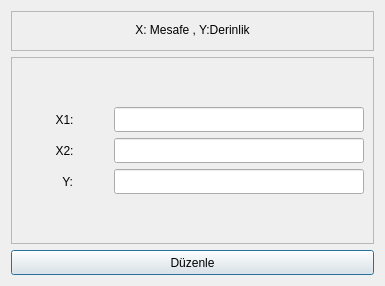
<?xml version="1.0" encoding="UTF-8"?>
<ui version="4.0">
 <class>EditRegion</class>
 <widget class="QDialog" name="EditRegion">
  <property name="geometry">
   <rect>
    <x>0</x>
    <y>0</y>
    <width>385</width>
    <height>286</height>
   </rect>
  </property>
  <property name="windowTitle">
   <string>Dialog</string>
  </property>
  <layout class="QGridLayout" name="gridLayout_3">
   <item row="0" column="0">
    <layout class="QVBoxLayout" name="verticalLayout_3">
     <item>
      <widget class="QFrame" name="frame">
       <property name="minimumSize">
        <size>
         <width>241</width>
         <height>37</height>
        </size>
       </property>
       <property name="maximumSize">
        <size>
         <width>16777215</width>
         <height>40</height>
        </size>
       </property>
       <property name="frameShape">
        <enum>QFrame::StyledPanel</enum>
       </property>
       <property name="frameShadow">
        <enum>QFrame::Raised</enum>
       </property>
       <layout class="QGridLayout" name="gridLayout">
        <item row="0" column="0">
         <widget class="QLabel" name="label_5">
          <property name="minimumSize">
           <size>
            <width>0</width>
            <height>0</height>
           </size>
          </property>
          <property name="maximumSize">
           <size>
            <width>16777215</width>
            <height>17</height>
           </size>
          </property>
          <property name="text">
           <string>&lt;html&gt;&lt;head/&gt;&lt;body&gt;&lt;p align=&quot;center&quot;&gt;X: Mesafe , Y:Derinlik&lt;/p&gt;&lt;/body&gt;&lt;/html&gt;</string>
          </property>
         </widget>
        </item>
       </layout>
      </widget>
     </item>
     <item>
      <widget class="QFrame" name="frame_2">
       <property name="frameShape">
        <enum>QFrame::StyledPanel</enum>
       </property>
       <property name="frameShadow">
        <enum>QFrame::Raised</enum>
       </property>
       <layout class="QGridLayout" name="gridLayout_2">
        <item row="0" column="0">
         <layout class="QHBoxLayout" name="horizontalLayout">
          <item>
           <layout class="QVBoxLayout" name="verticalLayout">
            <item>
             <widget class="QLabel" name="label_X1">
              <property name="minimumSize">
               <size>
                <width>87</width>
                <height>25</height>
               </size>
              </property>
              <property name="text">
               <string>X1:</string>
              </property>
              <property name="alignment">
               <set>Qt::AlignCenter</set>
              </property>
              <property name="buddy">
               <cstring>lineEdit_X1</cstring>
              </property>
             </widget>
            </item>
            <item>
             <widget class="QLabel" name="label_X2">
              <property name="minimumSize">
               <size>
                <width>87</width>
                <height>25</height>
               </size>
              </property>
              <property name="text">
               <string>X2:</string>
              </property>
              <property name="alignment">
               <set>Qt::AlignCenter</set>
              </property>
              <property name="buddy">
               <cstring>lineEdit_X2</cstring>
              </property>
             </widget>
            </item>
            <item>
             <widget class="QLabel" name="label_Y">
              <property name="minimumSize">
               <size>
                <width>87</width>
                <height>25</height>
               </size>
              </property>
              <property name="text">
               <string>  Y:</string>
              </property>
              <property name="alignment">
               <set>Qt::AlignCenter</set>
              </property>
              <property name="buddy">
               <cstring>lineEdit_Y</cstring>
              </property>
             </widget>
            </item>
           </layout>
          </item>
          <item>
           <layout class="QVBoxLayout" name="verticalLayout_2">
            <item>
             <widget class="QLineEdit" name="lineEdit_X1">
              <property name="minimumSize">
               <size>
                <width>142</width>
                <height>25</height>
               </size>
              </property>
              <property name="maxLength">
               <number>15</number>
              </property>
             </widget>
            </item>
            <item>
             <widget class="QLineEdit" name="lineEdit_X2">
              <property name="minimumSize">
               <size>
                <width>142</width>
                <height>25</height>
               </size>
              </property>
              <property name="maxLength">
               <number>15</number>
              </property>
             </widget>
            </item>
            <item>
             <widget class="QLineEdit" name="lineEdit_Y">
              <property name="minimumSize">
               <size>
                <width>142</width>
                <height>25</height>
               </size>
              </property>
              <property name="maxLength">
               <number>15</number>
              </property>
             </widget>
            </item>
           </layout>
          </item>
         </layout>
        </item>
       </layout>
      </widget>
     </item>
     <item>
      <widget class="QPushButton" name="edit">
       <property name="minimumSize">
        <size>
         <width>241</width>
         <height>25</height>
        </size>
       </property>
       <property name="text">
        <string>Düzenle</string>
       </property>
      </widget>
     </item>
    </layout>
   </item>
  </layout>
 </widget>
 <resources/>
 <connections/>
</ui>
